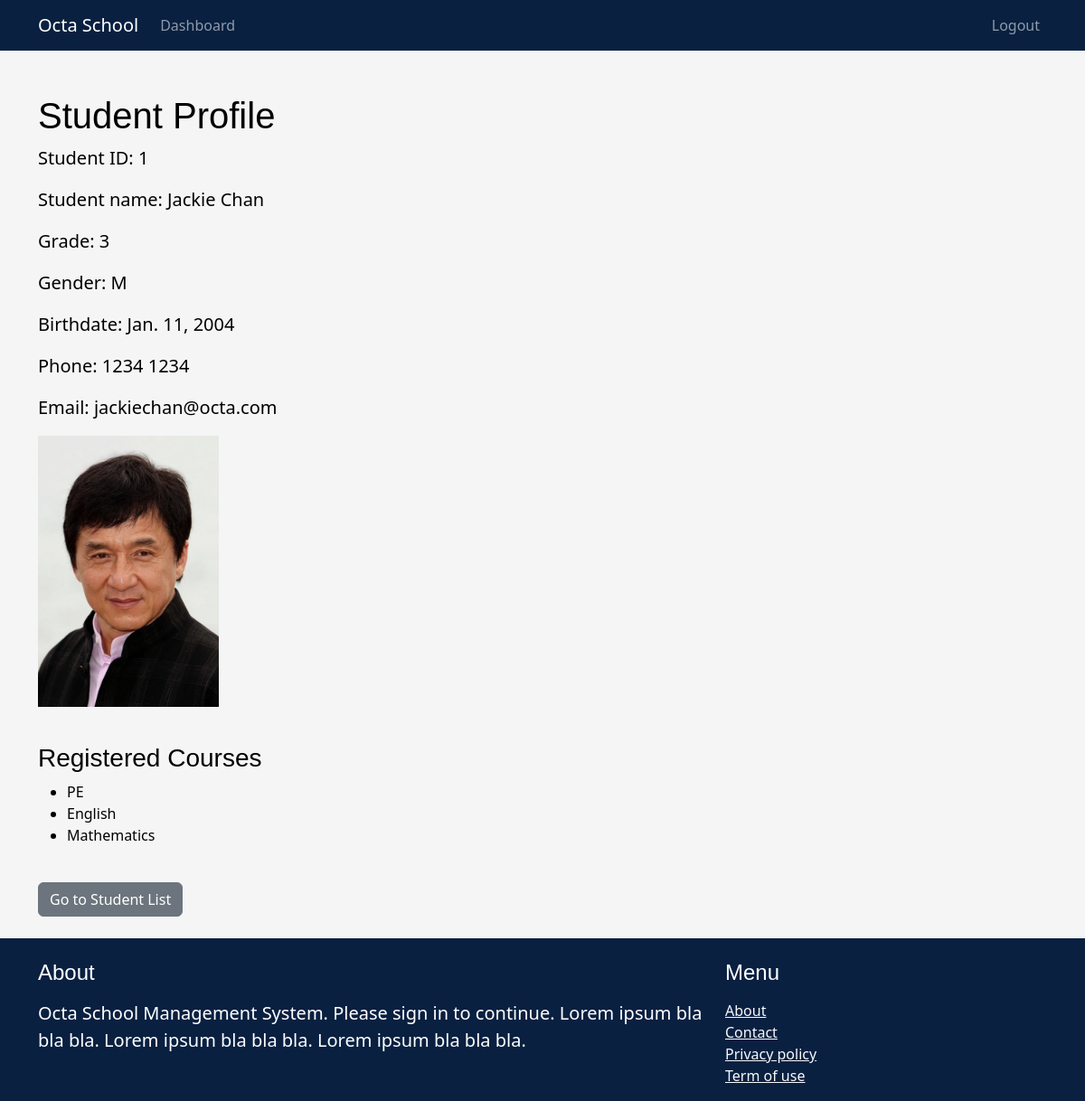
/student/student-details/1/ (signed in), run on the app's committed database.
### student/models.py (models this page shows, shortened)
class Student(models.Model):
    GENDER_CHOICES = (
        ('M', 'Male'),
        ('F', 'Female'),
        ('O', 'Other')
    )
    name = models.CharField(max_length=100, null=True)
    grade = models.PositiveIntegerField(choices=[(1, '1'), (2, '2'), (3, '3')], null=True)
    gender = models.CharField(max_length=1, choices=GENDER_CHOICES, null=True)
    birthdate = models.DateField(null=True)
    phone = models.CharField(max_length=20, null=True)
    email = models.EmailField(null=True)
    photo = models.ImageField(upload_to='student_photos', blank=True, null=True)
    courses = models.ManyToManyField('course.Course', through='course.CourseRegistration')

### course/models.py (models this page shows, shortened)
class Course(models.Model):
    STATUS = (
        ('Pending', 'Pending'),
        ('Active', 'Active')
    )
    name = models.CharField(max_length=100, null=True)
    teacher = models.CharField(max_length=100, null=True)
    status = models.CharField(max_length=100, null=True, choices=STATUS)
    created_by = models.ForeignKey(User, related_name='courses', on_delete=models.CASCADE, null=True)
    created_at = models.DateTimeField(auto_now_add=True, null=True)

### student/views.py (the view)
# urls.py: path('student-details/<int:id>/', views.student_details_view, name='student_details'),
@login_required
def student_details_view(request, id):
    try:
        student = Student.objects.get(id=id)
        courses = student.courses.all()
        return render(request, 'student/student_details.html', {'student': student, 'courses': courses})
    except Student.DoesNotExist:
        raise Http404("Student does not exist.")

### student/templates/student/student_details.html (shortened to what this page needs)
{% extends 'main/base.html' %}
{% block content %}
<h1>Student Profile</h1>
<p>Student ID: {{ student.id }}</p>
<p>Student name: {{ student.name }}</p>
<p>Grade: {{ student.grade }}</p>
<p>Gender: {{ student.gender }}</p>
<p>Birthdate: {{ student.birthdate }}</p>
<p>Phone: {{ student.phone }}</p>
<p>Email: {{ student.email }}</p>
{% if student.photo %}
    <p><img src="{{ student.photo.url }}" width="200" /></p>
{% endif %}
<br>
<h3>Registered Courses</h3>
<ul>
  {% for course in courses %}
    <li>{{ course.name }}</li>
  {% empty %}
    <li>No courses registered.</li>
  {% endfor %}
</ul>
<br>
<a href="{% url 'list_student' %}" class="btn btn-secondary">Go to Student List</a>
{% endblock %}

### main/templates/main/base.html (shortened to what this page needs)
{% load static %}
<!doctype html>
<html>
<head>
    <link rel="stylesheet" href="https://cdn.jsdelivr.net/npm/bootstrap@5.3.0/dist/css/bootstrap.min.css">
    <link rel="stylesheet" href="{% static "styles/main.css" %}?v=2">
</head>
<body>
    <nav class="navbar navbar-expand-lg navbar-dark">
        <div class="container">
            <a href="/" class="navbar-brand">Octa School</a>
            <div class="collapse navbar-collapse" id="navbarNav">
                {% if request.user.is_authenticated %}
                <ul class="navbar-nav me-auto">
                    <li class="nav-item">
                        <a href="{% url 'dashboard' %}" class="nav-link btn btn-primary">Dashboard</a>
                    </li>
                </ul>
                {% endif %}
                {% if request.user.is_authenticated %}
                    <ul class="navbar-nav">
                        <li class="nav-item">
                            <a href="{% url 'logout' %}" class="nav-link btn btn-secondary">Logout</a>
                        </li>
                    </ul>
                {% endif %}
            </div>
        </div>
    </nav>
    <div class="container mt-5">
        {% block content %}
        {% endblock %}
    </div>
    <br>
    <footer>
        <br>
        <div class="container">
            <div class="row">
                <div class="col-lg-8 pr-lg-5">
                    <h4 class="mb-3 font-weight-bold">About</h4>
                    <p>Octa School Management System. Please sign in to continue. Lorem ipsum bla bla bla. Lorem ipsum bla bla bla. Lorem ipsum bla bla bla.</p>
                </div>
                <div class="col-lg-4">
                    <h4 class="mb-3 font-weight-bold">Menu</h4>
                    <ul class="list-unstyled">
                        <li><a href="{% url 'contact' %}" class="text-light">About</a></li>
                        <li><a href="{% url 'contact' %}" class="text-light">Contact</a></li>
                        <li><a href="{% url 'contact' %}" class="text-light">Privacy policy</a></li>
                        <li><a href="{% url 'contact' %}" class="text-light">Term of use</a></li>
                    </ul>
                </div>
            </div>
        </div>
    </footer>
</body>
</html>

### static/styles/main.css (style rules this page uses)
.navbar { background-color: rgb(9, 32, 65); }
footer { background-color: rgb(9, 32, 65); color: white; }
body { background-color: whitesmoke; color: #000000; }
h1, h2, h3, h4, h5, h6 { font-family: "Gill Sans", sans-serif; }
p { font-size: 20px; }

### data on the page
Student: id "1", name "Jackie Chan", grade "3", gender "M", birthdate "Jan. 11, 2004", phone "1234 1234", email "jackiechan@octa.com", photo (picture)
Course: name "PE"
Course: name "English"
Course: name "Mathematics"
